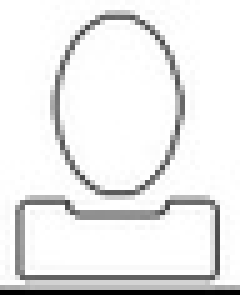
#> input picture toilet.jpg, 48 x 59 px, shrunk from 67 x 83 before the run (shown 5 times larger)
$ jupyter execute mvp_bfmatch_orb.ipynb
#> lines starting #> are read from the running program, lines starting #| are printed output that depends on the picture
[cell 1]
import numpy as np
import cv2 as cv
import matplotlib.pyplot as plt

[cell 2]
img1 = cv.imread('toilet.jpg',cv.IMREAD_GRAYSCALE)          # queryImage
#> img1 is the input picture: shape (59, 48); min 0, max 255, mean 233.7
img2 = cv.imread('full_house_plan.jpg',cv.IMREAD_GRAYSCALE) # trainImage
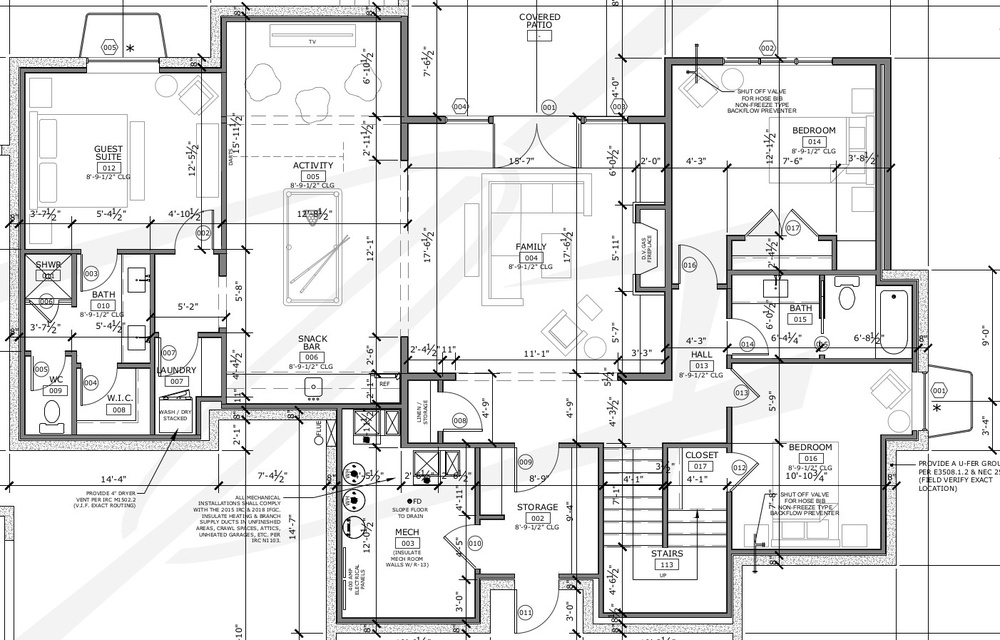
#> input picture full_house_plan.jpg, 1000 x 640 px, shrunk from 1402 x 897 before the run
#> img2 is the input picture: shape (640, 1000); min 0, max 255, mean 229.4

[cell 3]
# Initiate ORB detector
orb = cv.ORB_create()
# find the keypoints and descriptors with ORB
kp1, des1 = orb.detectAndCompute(img1,None)
#> kp1 = (); des1 = None
kp2, des2 = orb.detectAndCompute(img2,None)
#> kp2 = 500 keypoints; strongest (x, y, size): (409, 500, 31), (353, 498, 37.2), (354, 481, 31), (894, 297, 31)

[cell 4]
# create BFMatcher object
bf = cv.BFMatcher(cv.NORM_HAMMING, crossCheck=True)
# Match descriptors.
matches = bf.match(des1,des2)
#> matches = ()
# Sort them in the order of their distance.
matches = sorted(matches, key = lambda x:x.distance)
#> matches = []
# Draw first 10 matches.
img3 = cv.drawMatches(img1,kp1,img2,kp2,matches[:10],None,flags=cv.DrawMatchesFlags_NOT_DRAW_SINGLE_POINTS)
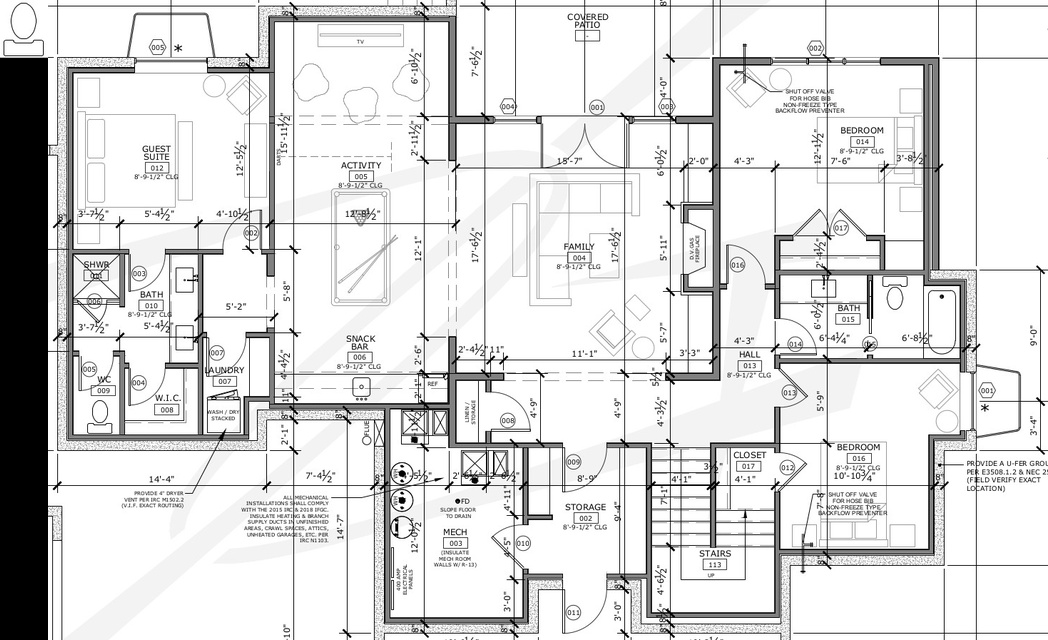
#> img3: shape (640, 1048, 3); min 0, max 255, mean 219.9
plt.imshow(img3),plt.show()
